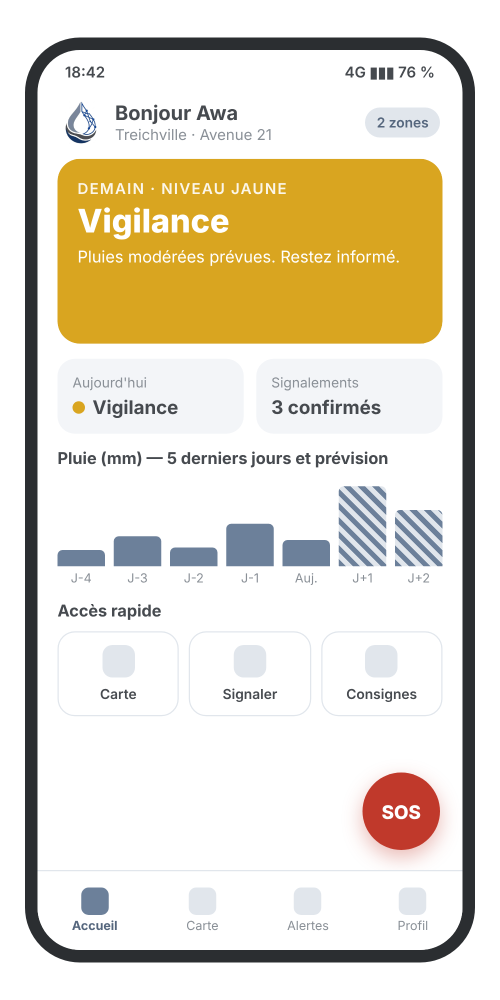
#> input picture design/reference/screens/v1_alerte_debut.png, 1000 x 2000 px (shown at 1/2 size)
$ python comparer_maquettes.py
#> lines starting #> are read from the running program, lines starting #| are printed output that depends on the picture
#!/usr/bin/env python3
"""Compare les captures de l'application aux captures de référence (design/reference/screens/).

Critère (CLAUDE.md §8) : écart de position inférieur à ~4 px sur l'écran mobile (360 × 740) et
sur le tableau de bord (1440 × 880). Méthode : on repère, de haut en bas, les bandes de pixels
foncés (lignes de texte, pastilles) dans la référence et dans la capture, puis on mesure le
décalage vertical de chaque bande appariée.

Usage : python3 tools/comparer_maquettes.py [dossier_de_sortie]
Dépendance : Pillow (pip install pillow). Sortie : tableau Markdown ; images côte à côte si un
dossier est donné. Code de sortie 1 si un écran comparé dépasse la tolérance.
"""
import sys
from pathlib import Path

from PIL import Image

RACINE = Path(__file__).resolve().parent.parent
REF = RACINE / 'design/reference/screens'
GOLDENS = RACINE / 'mobile/test/goldens'
CAPTURES_WEB = RACINE / 'dashboard/tests/captures'
TOLERANCE = 4

# Zone utile d'un téléphone (340 × 720) dans les captures de référence.
V_CROP = (75, 100, 925, 1900)        # vidéos v1–v3 : scène 400 × 800 rendue à 2,5×
PLANCHE_ECRAN1 = (76, 76, 756, 1516)  # 01_mobile_4_ecrans.png, écran 1, rendu à 2×

# (nom, référence, recadrage, capture, taille logique, zone mesurée (x0, y0, x1, y1), remarque).
# Une remarque commençant par « indicatif » : écart signalé sans faire échouer la vérification.
PAIRES = [
    ('M1 Accueil', 'v1_alerte_debut.png', V_CROP, GOLDENS / 'm1_alerte_debut.png', (340, 720), (16, 34, 324, 650), ''),
    ('M1 Accueil (planche)', '01_mobile_4_ecrans.png', PLANCHE_ECRAN1, GOLDENS / 'm1_accueil.png', (340, 720), (16, 34, 324, 600),
     'indicatif : carte de risque de hauteur automatique (≈ 140 px) sur la planche, 148 px dans les vidéos et tokens.json'),
    ('M2 Alerte (fin)', 'v1_alerte_fin.png', V_CROP, GOLDENS / 'm2_alerte_fin.png', (340, 720), (16, 34, 324, 650), ''),
    ('M4 SOS (repos)', 'v3_sos_debut.png', V_CROP, GOLDENS / 'm4_sos_debut.png', (340, 720), (16, 34, 324, 560), ''),
    ('M4 SOS (envoyé)', 'v3_sos_fin.png', V_CROP, GOLDENS / 'm4_sos_fin.png', (340, 720), (16, 60, 324, 500), ''),
    ('M3 Carte (légende)', 'v2_confirmation_debut.png', V_CROP, GOLDENS / 'm3_carte_debut.png', (340, 720), (16, 40, 160, 110),
     'feuille au-dessus de la barre du bas (choix validé) : seule la partie haute est comparée'),
    ('D1 Vue d’ensemble', '02_dashboard_vue_ensemble.png', None, CAPTURES_WEB / 'd1.png', (1440, 880), (250, 0, 1420, 880), ''),
]


def charger(chemin, recadrage, taille):
    image = Image.open(chemin).convert('L')
    if recadrage:
        image = image.crop(recadrage)
    return image.resize(taille, Image.LANCZOS)


def bandes(image, zone, seuil=140):
    """Lignes contenant des pixels foncés, regroupées en bandes (début, fin)."""
    x0, y0, x1, y1 = zone
    pixels = image.load()
    lignes = [y for y in range(y0, y1) if any(pixels[x, y] < seuil for x in range(x0, x1))]
    resultat = []
    for y in lignes:
        if resultat and y == resultat[-1][1] + 1:
            resultat[-1][1] = y
        else:
            resultat.append([y, y])
    return [b for b in resultat if b[1] - b[0] >= 2]  # bruit écarté


def apparier(ref, cap):
    """Décalage de début de chaque bande de référence avec la bande capturée la plus proche."""
    ecarts = []
    for debut, fin in ref:
        candidats = [c for c in cap if abs((c[1] - c[0]) - (fin - debut)) <= 4 and abs(c[0] - debut) <= 16]
        if candidats:
            ecarts.append(min((c[0] - debut for c in candidats), key=abs))
    return ecarts


def main():
    sortie = Path(sys.argv[1]) if len(sys.argv) > 1 else None
    if sortie:
        sortie.mkdir(parents=True, exist_ok=True)
    echec = False
    print('| Écran | Bandes appariées | Écart max (px) | Écart moyen (px) | État | Remarque |')
    print('|---|---|---|---|---|---|')
    for nom, ref_nom, recadrage, capture, taille, zone, remarque in PAIRES:
        if not capture.exists():
            print(f'| {nom} | — | — | — | ⚠️ capture absente | {capture.relative_to(RACINE)} |')
            continue
        ref = charger(REF / ref_nom, recadrage, taille)
#> in charger, `image = Image.open(chemin).convert('L')`:
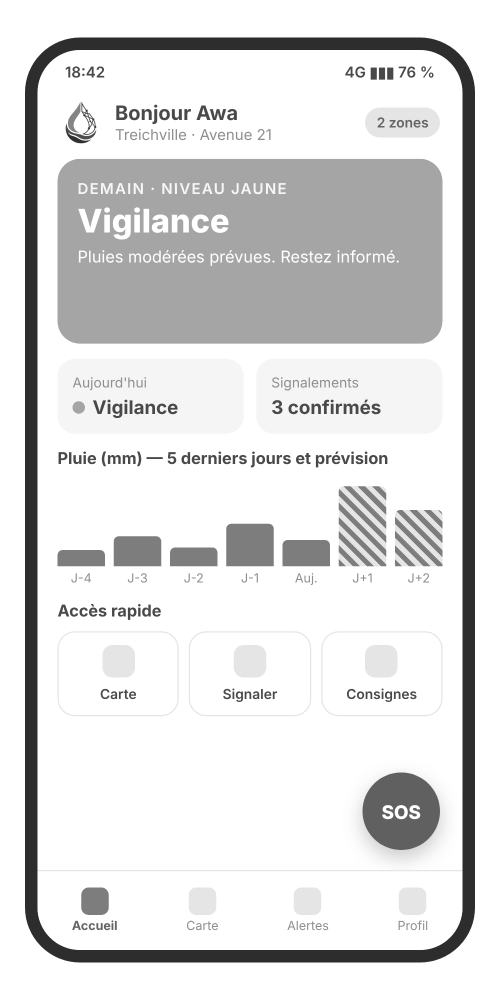
#> image: PIL image 1000x2000 L (shown at 1/2 size); min 43, max 255, mean 221.4
#> in charger, `image = image.crop(recadrage)`:
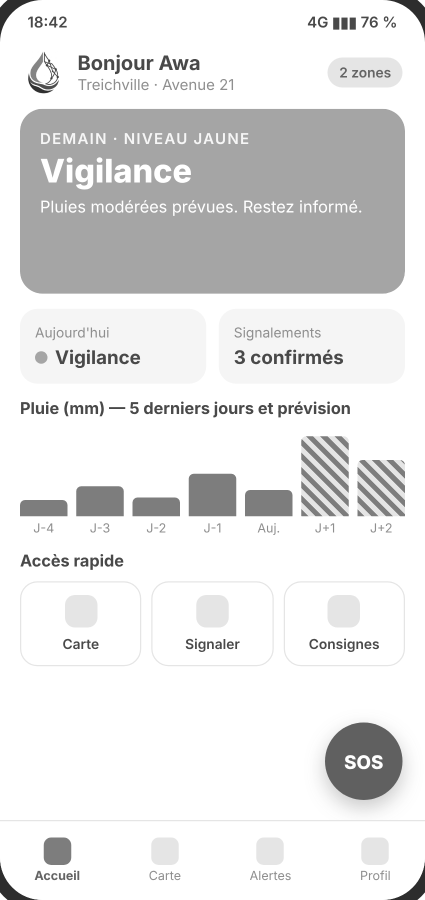
#> image: PIL image 850x1800 L (shown at 1/2 size); min 43, max 255, mean 228.2
#> in charger, `return image.resize(taille, Image.LANCZOS)`:
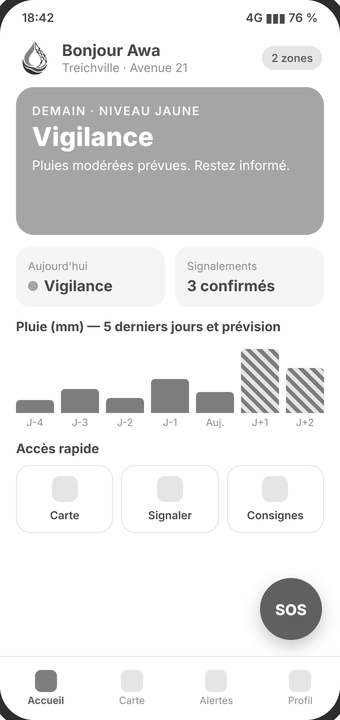
#> returned value: PIL image 340x720 L; min 16, max 255, mean 228.1
        cap = charger(capture, None, taille)
#> call 2 of charger, with taille = (340, 720)
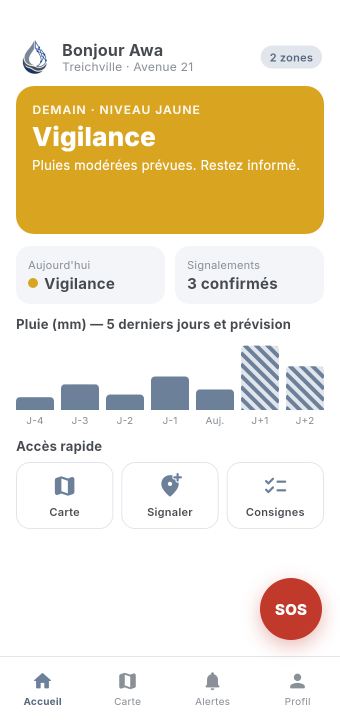
#> input picture mobile/test/goldens/m1_alerte_debut.png, 680 x 1440 px (shown at 1/2 size)
#> in charger (call 2), `image = Image.open(chemin).convert('L')`:
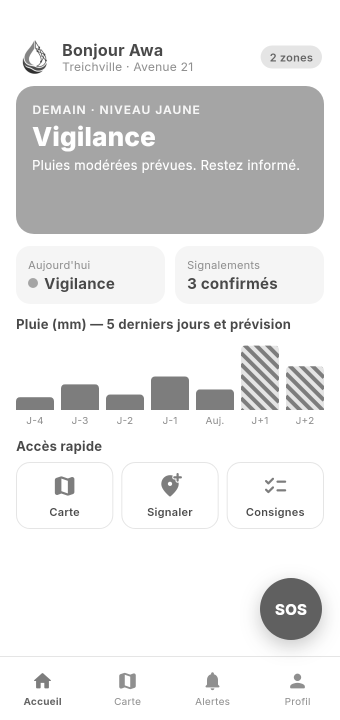
#> image: PIL image 680x1440 L (shown at 1/2 size); min 45, max 255, mean 229.4
#> in charger (call 2), `return image.resize(taille, Image.LANCZOS)`:
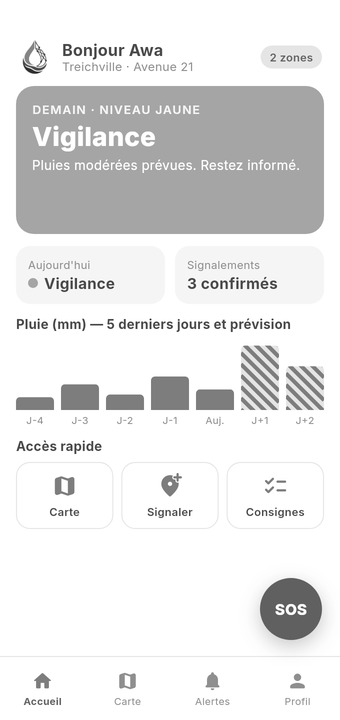
#> returned value: PIL image 340x720 L; min 19, max 255, mean 229.2
        b_ref, b_cap = bandes(ref, zone), bandes(cap, zone)
#> in bandes, `lignes = [y for y in range(y0, y1) if any(pixels[x, y] < seuil for x i..`: lignes = 210 values from 43 to 639
#> the loop in bandes, `for y in lignes:` made 210 passes
#> y on passes 1 to 3: 43, 44, 45
#> after the loop in bandes, `for y in lignes:`: resultat = [[43, 74], [280, 293], [321, 333], [349, 412], [419, 419], [443, 455], [511, 521], [578, 639]]
#> the loop in bandes (call 2), `for y in lignes:` made 232 passes
#> y on passes 1 to 3: 42, 43, 44
#> b_ref = [[43, 74], [280, 293], [321, 333], [349, 412], [443, 455], [511, 521], [578, 639]]; b_cap = [[42, 73], [277, 291], [319, 331], [346, 409], [441, 453], [473, 495], [508, 517], [578, 639]]
        ecarts = apparier(b_ref, b_cap)
#> the loop in apparier, `for debut, fin in ref:` made 7 passes
#> (debut, fin, candidats) on passes 1 to 6: (43, 74, [[42, 73]]), (280, 293, [[277, 291]]), (321, 333, [[319, 331]]), (349, 412, [[346, 409]]), (443, 455, [[441, 453]]), (511, 521, [[508, 517]])
#> after the loop in apparier, `for debut, fin in ref:`: ecarts = [-1, -3, -2, -3, -2, -3, 0]
#> ecarts = [-1, -3, -2, -3, -2, -3, 0]
        maxi = max((abs(e) for e in ecarts), default=0)
#> maxi = 3
        moyen = sum(abs(e) for e in ecarts) / len(ecarts) if ecarts else 0
#> moyen = 2
        ok = maxi <= TOLERANCE and len(ecarts) >= len(b_ref) * 0.7
#> ok = True
        indicatif = remarque.startswith('indicatif')
        echec |= not ok and not indicatif
#> echec = False
        etat = '✅' if ok else ('ℹ️' if indicatif else '❌')
#> etat = '✅'
        print(f"| {nom} | {len(ecarts)} / {len(b_ref)} | {maxi} | {moyen:.1f} | {etat} | {remarque} |")
#| | M1 Accueil | 7 / 7 | 3 | 2.0 | ✅ |  |
        if sortie:
            cote = Image.new('L', (taille[0] * 2 + 20, taille[1]), 255)
            cote.paste(ref, (0, 0))
            cote.paste(cap, (taille[0] + 20, 0))
            cote.save(sortie / f"{nom.split()[0].lower()}_{capture.stem}.png")
#> pass 2 of the loop in main, `for nom, ref_nom, recadrage, capture, taille, zone, remarque in PAIRES:`:
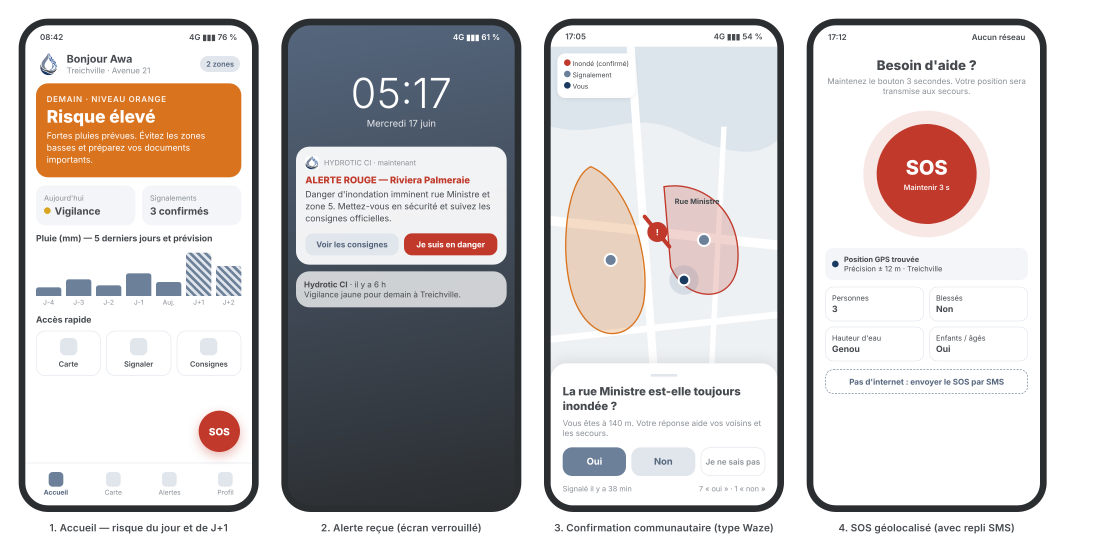
#> input picture design/reference/screens/01_mobile_4_ecrans.png, 3280 x 1660 px (shown at 1/3 size)
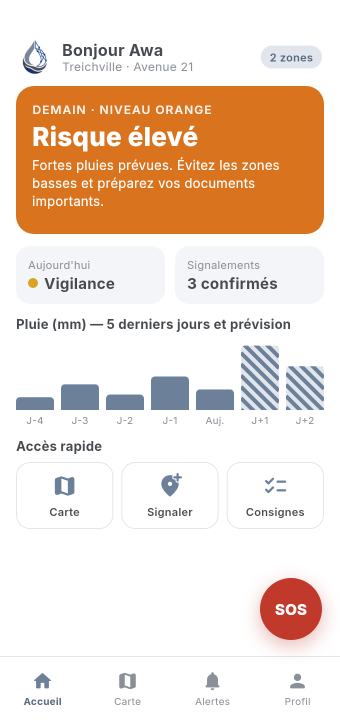
#> input picture mobile/test/goldens/m1_accueil.png, 680 x 1440 px (shown at 1/2 size)
#> in charger (call 4), `return image.resize(taille, Image.LANCZOS)`:
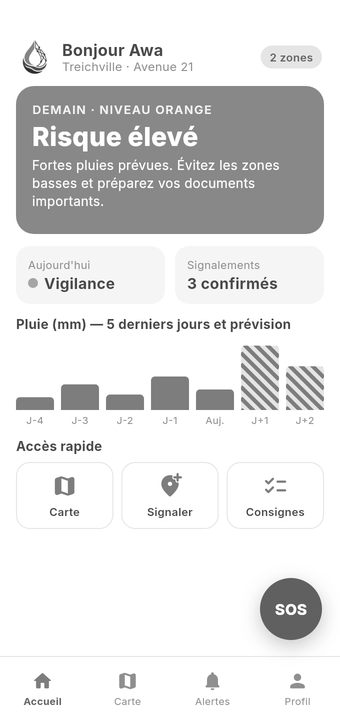
#> returned value: PIL image 340x720 L; min 19, max 255, mean 224.7
#> b_ref = [[43, 74], [88, 226], [273, 286], [314, 326], [341, 405], [436, 448], [504, 513], [578, 599]]; b_cap = [[42, 73], [87, 232], [277, 291], [319, 331], [346, 409], [441, 453], [473, 495], [508, 517], [578, 599]]
#> the loop in apparier (call 2), `for debut, fin in ref:` made 8 passes
#> (debut, fin, candidats) on passes 1, 3, 4, 5, 6, 7: (43, 74, [[42, 73]]), (273, 286, [[277, 291]]), (314, 326, [[319, 331]]), (341, 405, [[346, 409]]), (436, 448, [[441, 453]]), (504, 513, [[508, 517]])
#> in main, `ecarts = apparier(b_ref, b_cap)`: ecarts = [-1, 4, 5, 5, 5, 4, 0]
#> maxi = 5
#> moyen = 3.43
#> ok = False
#> etat = 'ℹ️'
#| | M1 Accueil (planche) | 7 / 8 | 5 | 3.4 | ℹ️ | indicatif : carte de risque de hauteur automatique (≈ 140 px) sur la planche, 148 px dans les vidéos et tokens.json |
#> pass 3 of the loop in main, `for nom, ref_nom, recadrage, capture, taille, zone, remarque in PAIRES:`:
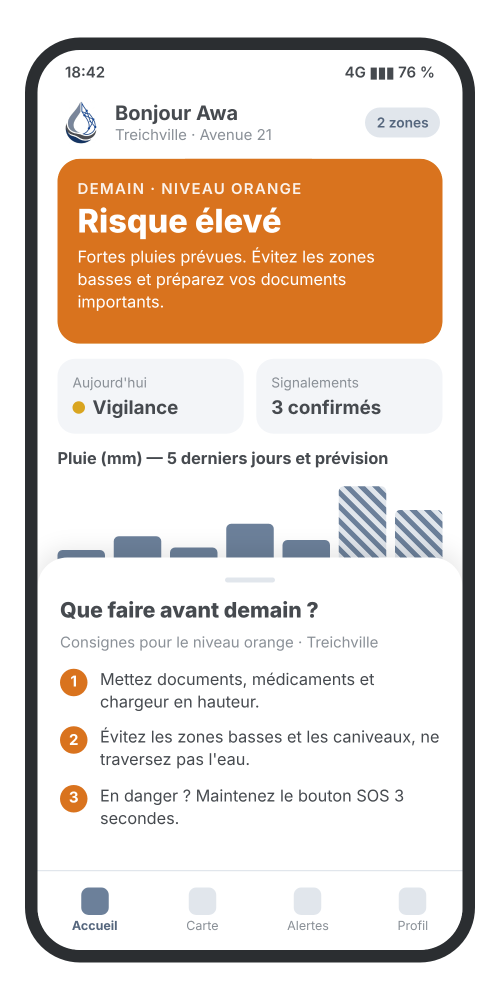
#> input picture design/reference/screens/v1_alerte_fin.png, 1000 x 2000 px (shown at 1/2 size)
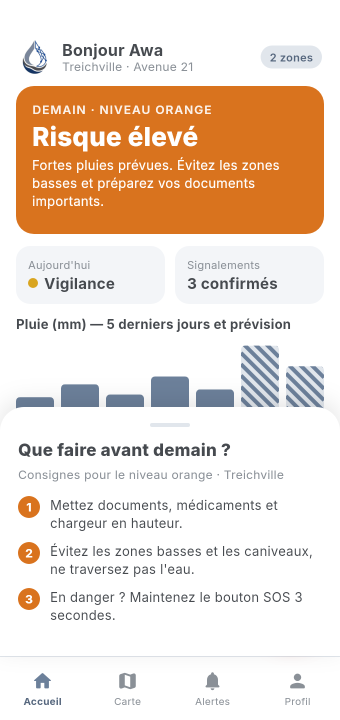
#> input picture mobile/test/goldens/m2_alerte_fin.png, 680 x 1440 px (shown at 1/2 size)
#> in charger (call 6), `return image.resize(taille, Image.LANCZOS)`:
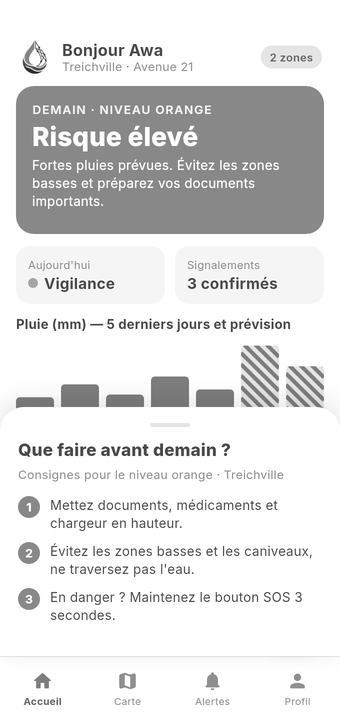
#> returned value: PIL image 340x720 L; min 19, max 255, mean 224.1
#> b_ref = [[43, 74], [88, 233], [280, 293], [321, 333], [349, 406], [441, 454], [496, 515], [517, 528], [542, 561], [563, 574], [589, 608], [610, 618]]; b_cap = [[42, 73], [87, 232], [277, 291], [319, 331], [346, 407], [443, 456], [497, 516], [518, 530], [543, 562], [564, 576], [589, 608], [610, 619]]
#> in main, `ecarts = apparier(b_ref, b_cap)`: ecarts = [-1, -1, -3, -2, -3, 2, 1, 1, 1, 1, 0, 0]
#> maxi = 3
#> moyen = 1.33
#> ok = True
#> etat = '✅'
#| | M2 Alerte (fin) | 12 / 12 | 3 | 1.3 | ✅ |  |
#> the loop made 7 passes; the first 3 are shown
    sys.exit(1 if echec else 0)
#> (the program exits here)
